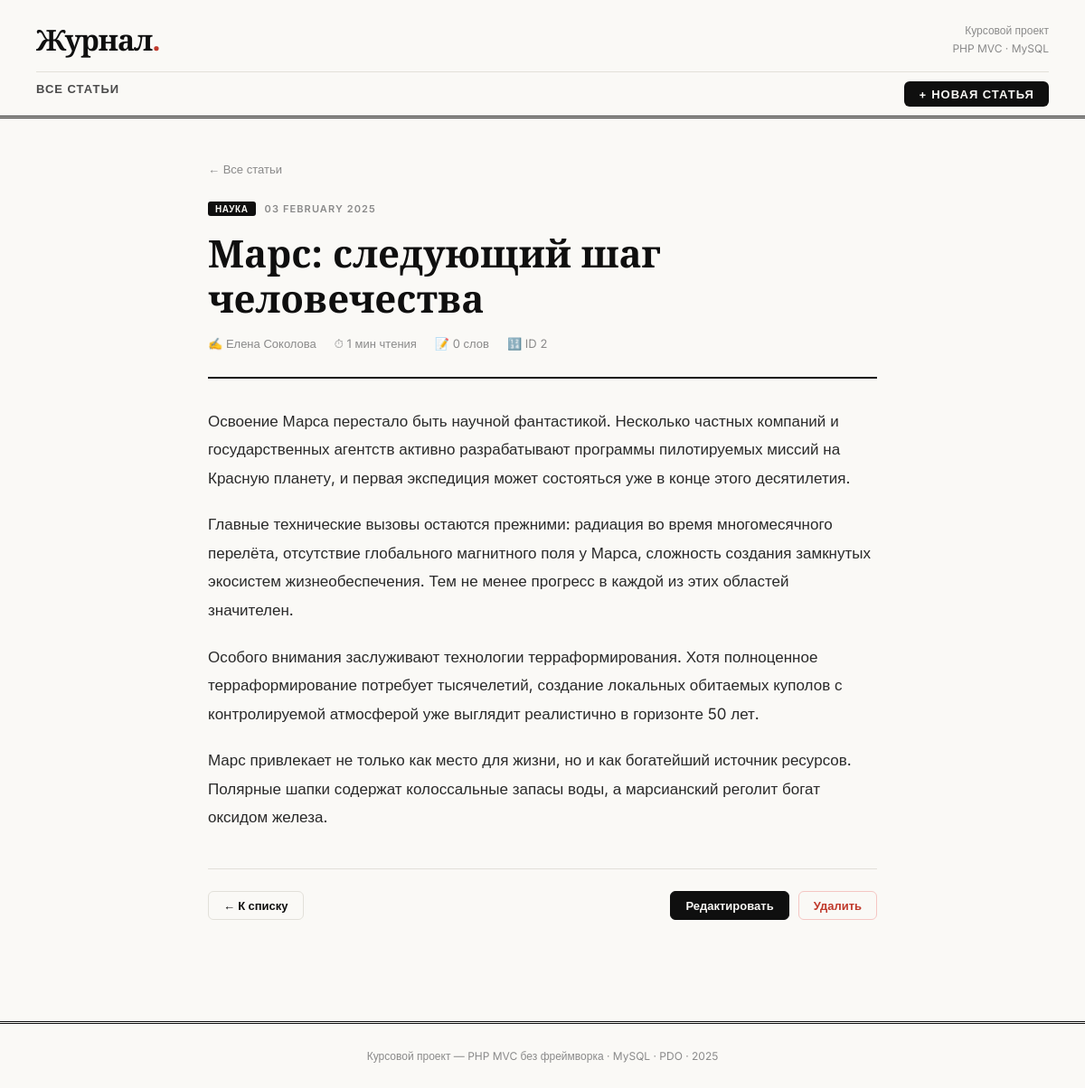
The app's page /article/2 with its own data.
### tables this page shows
CREATE TABLE IF NOT EXISTS articles (
    id          INT UNSIGNED    NOT NULL AUTO_INCREMENT PRIMARY KEY,
    title       VARCHAR(200)    NOT NULL,
    content     TEXT            NOT NULL,
    author      VARCHAR(100)    NOT NULL,
    category    VARCHAR(50)     NOT NULL DEFAULT 'Разное',
    created_at  DATETIME        NOT NULL DEFAULT CURRENT_TIMESTAMP,
    INDEX idx_category (category),
    INDEX idx_created  (created_at)
);

### Controllers/ArticleController.php (called while the page is built, shortened)
<?php
class ArticleController
{
    public function view(?string $id = null): void
    {
        $article = Article::findById((int) $id);
        $readingTime = Article::readingTime($article['content']);
        require __DIR__ . '/../views/article/view.php';
    }
}

### autoload.php (called while the page is built, shortened)
<?php
spl_autoload_register(function (string $class): void {
    $path = __DIR__ . '/' . str_replace(['MyProject\\', '\\'], ['', '/'], $class) . '.php';
});

### Models/Article.php (called while the page is built, shortened)
<?php
class Article
{
    private static ?\PDO $pdo = null;
    private static function db(): \PDO
    {
        if (self::$pdo === null) {
            self::$pdo = new \PDO(
                'mysql:host=localhost;dbname=coursework;charset=utf8mb4',
                'root',
                '',
                [\PDO::ATTR_ERRMODE => \PDO::ERRMODE_EXCEPTION]
            );
        }
        return self::$pdo;
    }
    public static function findById(int $id): ?array
    {
        $stmt = self::db()->prepare('SELECT * FROM articles WHERE id = ?');
        $stmt->execute([$id]);
        $row = $stmt->fetch(\PDO::FETCH_ASSOC);
        return $row ?: null;
    }
    public static function readingTime(string $content): int
    {
        $words = str_word_count(strip_tags($content));
        return (int) max(1, ceil($words / 200));
    }
}

### views/article/view.php (the view, shortened to what this page needs)
<?php require __DIR__ . '/../layout/header.php'; ?>
<main class="page-wrap" style="max-width: 820px;">
    <nav style="font-size:13px; color: var(--ink-dim); margin-bottom: 28px;">
        <a href="<?= url('article') ?>" style="color:var(--ink-dim); text-decoration:none;">← Все статьи</a>
    </nav>
    <article>
        <header class="article-hero">
            <div class="card-eyebrow">
                <span class="cat-tag">
                    <?= htmlspecialchars($article['category'] ?: 'Разное', ENT_QUOTES) ?>
                </span>
                <span><?= date('d F Y', strtotime($article['created_at'])) ?></span>
            </div>
            <h1 class="article-title"><?= htmlspecialchars($article['title'], ENT_QUOTES) ?></h1>
            <div class="article-byline">
                <span>✍ <?= htmlspecialchars($article['author'], ENT_QUOTES) ?></span>
                <span>⏱ <?= $readingTime ?> мин чтения</span>
                <span>📝 <?= number_format(str_word_count($article['content'])) ?> слов</span>
                <span>🔢 ID <?= (int)$article['id'] ?></span>
            </div>
        </header>
        <div class="article-body">
            <?php foreach (explode("\n", htmlspecialchars($article['content'], ENT_QUOTES)) as $para):
                $para = trim($para);
                if ($para !== ''): ?>
                <p><?= nl2br($para) ?></p>
            <?php endif; endforeach; ?>
        </div>
    </article>
    <hr class="section-rule" style="margin-top: 40px;">
    <div style="display:flex; gap:12px; justify-content:space-between; align-items:center; flex-wrap:wrap;">
        <a href="<?= url('article') ?>" class="btn btn-outline">← К списку</a>
        <div style="display:flex; gap:10px;">
            <a href="<?= url('article/' . $article['id'] . '/edit') ?>" class="btn btn-primary">Редактировать</a>
            <form method="POST" action="<?= url('article/' . $article['id'] . '/delete') ?>"
                  onsubmit="return confirm('Удалить статью? Это действие нельзя отменить.')">
                <button type="submit" class="btn btn-danger">Удалить</button>
            </form>
        </div>
    </div>
</main>
<?php require __DIR__ . '/../layout/footer.php'; ?>

### index.php (shortened to what this page needs)
<?php
require_once __DIR__ . '/autoload.php';
function url(string $path): string {
    return BASE_PATH . '/' . ltrim($path, '/');
}
$requestPath = parse_url($_SERVER['REQUEST_URI'], PHP_URL_PATH);
$uri = trim(substr($requestPath, strlen(BASE_PATH)), '/');
$routes = [
    '~^article/(\d+)/edit$~'   => [\MyProject\Controllers\ArticleController::class, 'edit'],
    '~^article/(\d+)/delete$~' => [\MyProject\Controllers\ArticleController::class, 'delete'],
    '~^article/(\d+)$~'        => [\MyProject\Controllers\ArticleController::class, 'view'],
    '~^article/create$~'       => [\MyProject\Controllers\ArticleController::class, 'create'],
    '~^article/?$~'            => [\MyProject\Controllers\ArticleController::class, 'index'],
    '~^$~'                     => [\MyProject\Controllers\ArticleController::class, 'index'],
];
foreach ($routes as $pattern => $handler) {
    if (preg_match($pattern, $uri, $matches)) {
        [$controllerClass, $method] = $handler;
        $controller = new $controllerClass();
        $id = $matches[1] ?? null;
        $controller->$method($id);
        break;
    }
}

### views/layout/header.php (shortened to what this page needs)
<!DOCTYPE html>
<html lang="ru">
<head>
</head>
<body>
<header class="site-header">
    <div class="header-top">
        <a href="<?= url('') ?>" class="site-logo">Журнал<span>.</span></a>
        <div class="header-meta">
            Курсовой проект<br>
            PHP MVC · MySQL
        </div>
    </div>
    <nav class="site-nav">
        <a href="<?= url('article') ?>" class="<?= ($currentPage ?? '') === 'index' ? 'active' : '' ?>">Все статьи</a>
        <a href="<?= url('article/create') ?>" class="nav-cta">+ Новая статья</a>
    </nav>
</header>

### views/layout/footer.php
<footer class="site-footer">
    <p>Курсовой проект &mdash; PHP MVC без фреймворка &middot; MySQL &middot; PDO &middot; 2025</p>
</footer>
</body>
</html>

### views/layout/header.php (style rules this page uses)
:root { --ink: #0f0f0f; --ink-mid: #4a4a4a; --ink-dim: #8a8a8a; --paper: #faf9f6; --card: #ffffff; --rule: #e2e0d9; --accent: #c0392b; --accent2: #2980b9; --radius: 6px; --shadow: 0 2px 16px rgba(0,0,0,.07); }
*, *::before, *::after { box-sizing: border-box; margin: 0; padding: 0; }
body { font-family: 'Inter', sans-serif; background: var(--paper); color: var(--ink); min-height: 100vh; }
.site-header { border-bottom: 3px double var(--ink); padding: 0 40px; background: var(--paper); }
.header-top { display: flex; align-items: center; justify-content: space-between; padding: 22px 0 14px; }
.site-logo { font-family: 'Playfair Display', serif; font-size: 32px; font-weight: 900; color: var(--ink); text-decoration: none; letter-spacing: -1px; }
.site-logo span { color: var(--accent); }
.header-meta { font-size: 12px; color: var(--ink-dim); text-align: right; line-height: 1.6; }
.site-nav { display: flex; gap: 28px; padding: 10px 0; border-top: 1px solid var(--rule); }
.site-nav a { font-size: 13px; font-weight: 600; text-transform: uppercase; letter-spacing: .08em; color: var(--ink-mid); text-decoration: none; padding-bottom: 2px; border-bottom: 2px solid transparent; transition: color .2s, border-color .2s; }
.nav-cta { margin-left: auto; background: var(--ink) !important; color: var(--paper) !important; padding: 6px 16px !important; border-radius: var(--radius); border-bottom: none !important; }
.page-wrap { max-width: 1120px; margin: 0 auto; padding: 48px 40px; }
.card-eyebrow { display: flex; align-items: center; gap: 10px; font-size: 11px; font-weight: 600; text-transform: uppercase; letter-spacing: .1em; color: var(--ink-dim); margin-bottom: 10px; }
.cat-tag { background: var(--ink); color: var(--paper); padding: 2px 8px; border-radius: 3px; font-size: 10px; font-weight: 700; text-transform: uppercase; letter-spacing: .06em; }
.btn { display: inline-flex; align-items: center; gap: 5px; padding: 7px 16px; border-radius: var(--radius); font-size: 13px; font-weight: 600; text-decoration: none; border: 1px solid transparent; cursor: pointer; transition: all .2s; font-family: inherit; }
.btn-primary { background: var(--ink); color: var(--paper); border-color: var(--ink); }
.btn-outline { background: transparent; color: var(--ink); border-color: var(--rule); }
.btn-danger { background: transparent; color: var(--accent); border-color: #f5c6c3; }
.article-hero { border-bottom: 2px solid var(--ink); padding-bottom: 28px; margin-bottom: 32px; }
.article-title { font-family: 'Playfair Display', serif; font-size: 42px; line-height: 1.2; margin: 16px 0; }
.article-byline { display: flex; gap: 20px; font-size: 13px; color: var(--ink-dim); flex-wrap: wrap; }
.article-byline span { display: flex; align-items: center; gap: 5px; }
.article-body { font-size: 17px; line-height: 1.85; color: #2a2a2a; }
.article-body p { margin-bottom: 1.2em; }
.section-rule { border: none; border-top: 1px solid var(--rule); margin: 24px 0; }
.site-footer { border-top: 3px double var(--ink); margin-top: 64px; padding: 28px 40px; text-align: center; font-size: 12px; color: var(--ink-dim); background: var(--paper); }

### records on screen
articles: category "НАУКА", created_at "03 FEBRUARY 2025", title "Марс: следующий шаг человечества", author "Елена Соколова", content "1", content "0", id "2", content "Освоение Марса перестало быть научной фантастикой. Несколько частных компаний и государственных агентств активно разрабатывают программы пилотируемых миссий на Красную планету, и первая экспедиция может состояться уже в конце этого десятилетия.", content "Главные технические вызовы остаются прежними: радиация во время многомесячного перелёта, отсутствие глобального магнитного поля у Марса, сложность создания замкнутых экосистем жизнеобеспечения. Тем не менее прогресс в каждой из этих областей значителен.", content "Особого внимания заслуживают технологии терраформирования. Хотя полноценное терраформирование потребует тысячелетий, создание локальных обитаемых куполов с контролируемой атмосферой уже выглядит реалистично в горизонте 50 лет.", content "Марс привлекает не только как место для жизни, но и как богатейший источник ресурсов. Полярные шапки содержат колоссальные запасы воды, а марсианский реголит богат оксидом железа."
